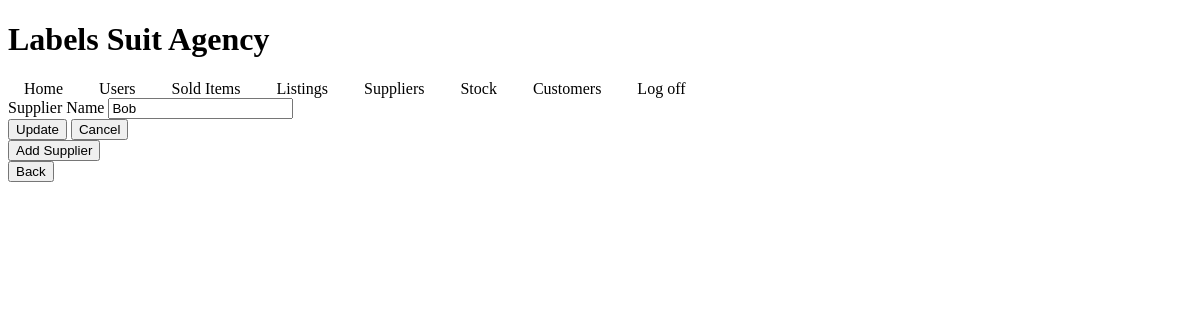
The page /editsupplier/2 on the database as committed earlier.
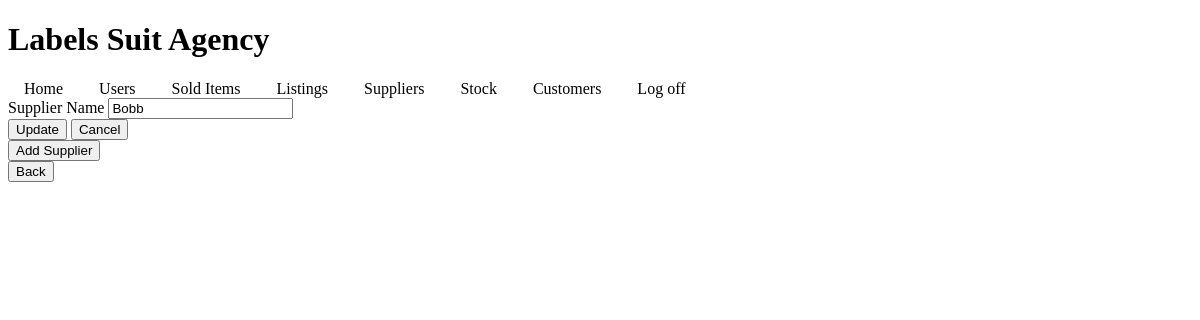
The same page on the database as committed later.
### app.py (models this page shows, shortened)
class supplier(db.Model):
        __tablename__ = 'supplier'
        supplierid = db.Column(db.Integer, primary_key = True)
        suppliername = db.Column(db.String)

### app.py (the view)
@app.route('/editsupplier/<int:supplierid>',methods= ['GET','POST'])
def editsupplier(supplierid):
        qry = db.session.query(supplier).filter(supplier.supplierid== supplierid)
        suppliername = qry.first()
        if suppliername:
                form = EditSupplierForm(formdata=request.form, obj=suppliername)
                if request.method == 'POST' and form.validate():
                        save_supplier(suppliername, form)
                        flash('Supplier Updated!')
                        return redirect ('/supplierpage')
                return render_template('supplierpage.html', form=form)
        else:
                return 'Error loading supplier'.format(supplierid=supplierid)

### forms.py
class EditSupplierForm(FlaskForm):
    suppliername = StringField('Supplier Name', [InputRequired(),
    Regexp(r'^[A-Za-z\s\-\'\'\/]+$', message= "Invalid Supplier Name"),
    ])
    update = SubmitField('Update')
    cancel = SubmitField('Cancel')

### templates/supplierpage.html (shortened to what this page needs)
{% import "bootstrap/wtf.html" as wtf %}
{% extends "base.html"%}
{% block body %}
{{ wtf.quick_form(form) }}
<a href="./addsupplier"><button>Add Supplier</button></a>
<div class="back">
    <a href="./loggedin"><button>Back</button></a>
</div>
{% endblock %}

### templates/base.html (shortened to what this page needs)
<!DOCTYPE html>
<html lang="en">
<head>
    <link rel="stylesheet" href="{{ url_for ('static', filename='css/main.css') }}">
</head>
<body>
    <div class="banner">
        <h1>Labels Suit Agency <img id ="logo-tick" src=./resources/images/Logo.png alt=""> </h1>
    </div>
    <nav>
        <a href="/loggedin">Home</a>
        <a href="/userpage">Users</a>
        <a href="/solditems">Sold Items</a>
        <a href="/listingpage">Listings</a>
        <a href="/supplierpage">Suppliers</a>
        <a href="/stockpage">Stock</a>
        <a href="/customerpage">Customers</a>
        <a href="/logoff">Log off</a>
    </nav>
    {% block body %} {% endblock %}
</body>
</html>

### css/main.css (style rules this page uses)
nav { text-align: left; }
nav a { text-decoration: none; padding: 1em; color: black; border-radius: 5px; }

Rows that differ between the two databases and show on the page:
changed supplier: suppliername "Bob" → "Bobb"
